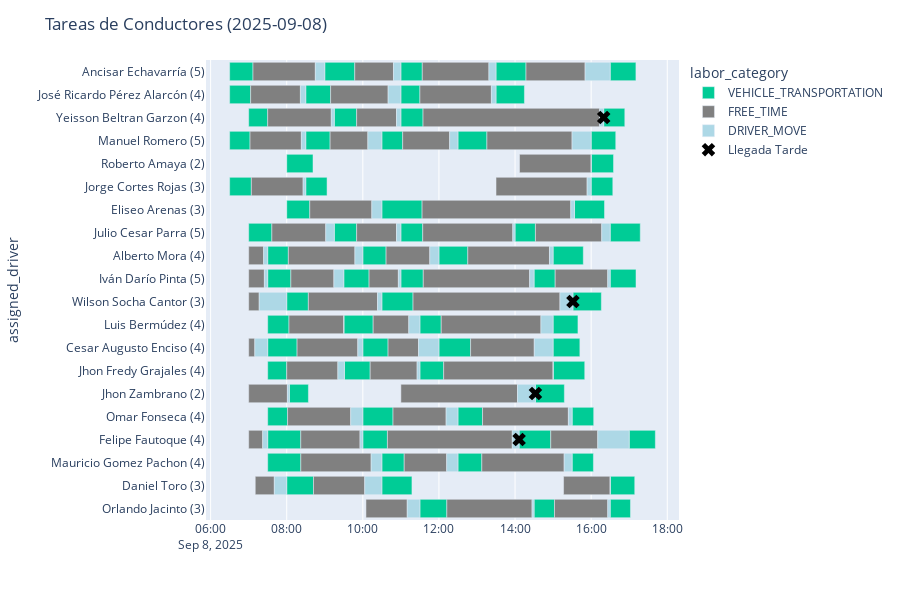
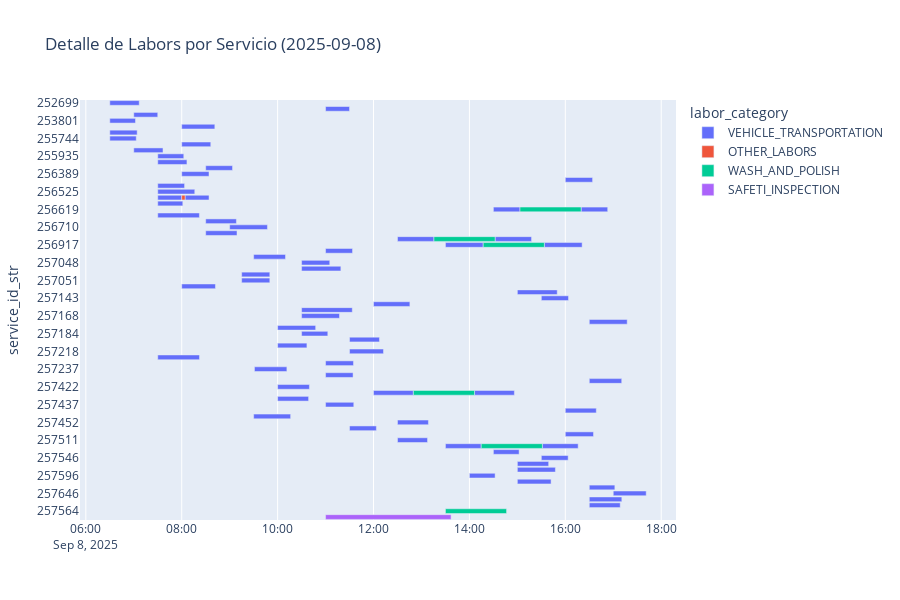

Source (notebook cell) for these figures, in order:
### Code cell
plot_results(labors_algo_df[(labors_algo_df['schedule_date'].dt.day==8) & 
                (labors_algo_df['city']=='149')], 
             moves_algo_df[(moves_algo_df['schedule_date'].dt.day==8) & 
               (moves_algo_df['city']=='149')], 
             day_str, TIEMPO_GRACIA, assignment_type='algorithm')

### Figure 1 — Plotly figure (JSON) as saved in the notebook; plotly's stock layout.template omitted (floating-point values rounded to 4 significant figures; data arrays with more than 128 entries replaced by an {"elided": "..."} marker saying what was removed)
{"data": [{"base": ["2025-09-08T06:30:00.000000000", "2025-09-08T11:00:00.000000000", "2025-09-08T07:00:00.000000000", "2025-09-08T06:30:00.000000000", "2025-09-08T08:00:00.000000000", "2025-09-08T06:30:00.000000000", "2025-09-08T06:30:00.000000000", "2025-09-08T08:00:00.000000000", "2025-09-08T07:00:00.000000000", "2025-09-08T07:30:00.000000000", "2025-09-08T07:30:00.000000000", "2025-09-08T08:30:00.000000000", "2025-09-08T08:00:00.000000000", "2025-09-08T16:00:00.000000000", "2025-09-08T07:30:00.000000000", "2025-09-08T07:30:00.000000000", "2025-09-08T07:30:00.000000000", "2025-09-08T08:04:11.178571000", "2025-09-08T07:30:00.000000000", "2025-09-08T14:30:00.000000000", "2025-09-08T16:19:46.160397000", "2025-09-08T07:30:00.000000000", "2025-09-08T08:30:00.000000000", "2025-09-08T09:00:00.000000000", "2025-09-08T08:30:00.000000000", "2025-09-08T12:30:00.000000000", "2025-09-08T14:32:07.456654000", "2025-09-08T13:30:00.000000000", "2025-09-08T15:33:46.510006000", "2025-09-08T11:00:00.000000000", "2025-09-08T09:30:00.000000000", "2025-09-08T10:30:00.000000000", "2025-09-08T10:30:00.000000000", "2025-09-08T09:15:00.000000000", "2025-09-08T09:15:00.000000000", "2025-09-08T08:00:00.000000000", "2025-09-08T15:00:00.000000000", "2025-09-08T15:30:00.000000000", "2025-09-08T12:00:00.000000000", "2025-09-08T10:30:00.000000000", "2025-09-08T10:30:00.000000000", "2025-09-08T16:30:00.000000000", "2025-09-08T10:00:00.000000000", "2025-09-08T10:30:00.000000000", "2025-09-08T11:30:00.000000000", "2025-09-08T10:00:00.000000000", "2025-09-08T11:30:00.000000000", "2025-09-08T07:30:00.000000000", "2025-09-08T11:00:00.000000000", "2025-09-08T09:31:00.000000000", "2025-09-08T11:00:00.000000000", "2025-09-08T16:30:00.000000000", "2025-09-08T10:00:00.000000000", "2025-09-08T12:00:00.000000000", "2025-09-08T14:06:23.091181000", "2025-09-08T10:00:00.000000000", "2025-09-08T11:00:00.000000000", "2025-09-08T16:00:00.000000000", "2025-09-08T09:30:00.000000000", "2025-09-08T12:30:00.000000000", "2025-09-08T11:30:00.000000000", "2025-09-08T16:00:00.000000000", "2025-09-08T12:30:00.000000000", "2025-09-08T13:30:00.000000000", "2025-09-08T15:31:16.890199000", "2025-09-08T14:30:00.000000000", "2025-09-08T15:30:00.000000000", "2025-09-08T15:00:00.000000000", "2025-09-08T15:00:00.000000000", "2025-09-08T14:00:00.000000000", "2025-09-08T15:00:00.000000000", "2025-09-08T16:30:00.000000000", "2025-09-08T17:00:00.000000000", "2025-09-08T16:30:00.000000000", "2025-09-08T16:30:00.000000000"], "customdata": {"elided": "75x7 mixed values"}, "hovertemplate": "labor_category=VEHICLE_TRANSPORTATION<br>actual_start=%{base}<br>actual_end=%{x}<br>assigned_driver=%{y}<br>labor_name=%{customdata[0]}<br>service_id=%{customdata[1]}<br>labor_id=%{customdata[2]}<br>schedule_date=%{customdata[3]}<br>duration_min=%{customdata[4]}<br>start_point=%{customdata[5]}<br>end_point=%{customdata[6]}<extra></extra>", "legendgroup": "VEHICLE_TRANSPORTATION", "marker": {"color": "#00cc96", "pattern": {"shape": ""}}, "name": "VEHICLE_TRANSPORTATION", "orientation": "h", "showlegend": true, "textposition": "auto", "type": "bar", "x": [2209341, 1800000, 1800000, 1929234, 2485302, 2055137, 1985794, 2180688, 2193664, 1954297, 2192052, 2014711, 2047620, 2047620, 2013977, 2779616, 1800000, 1800000, 1881480, 1996660, 1996660, 3128134, 2305302, 2836025, 2350204, 2737956, 2737956, 2837010, 2837010, 2024387, 2391934, 2113950, 2948964, 2113950, 2113950, 2531650, 2993099, 2040565, 2730190, 3806017, 2845318, 2845318, 2856319, 1968252, 2245987, 2199671, 2547220, 3132656, 2095266, 2434847, 2064670, 2434847, 2387528, 2993591, 2993591, 2326514, 2117905, 2326514, 2777557, 2323001, 2015814, 2116836, 2255774, 2687390, 2687390, 1930784, 2013977, 2350204, 2856319, 1929234, 2531650, 1918887, 2472841, 2443017, 2323001], "xaxis": "x", "y": ["Ancisar Echavarría", "José Ricardo Pérez Alarcón", "Yeisson Beltran Garzon", "Manuel Romero", "Roberto Amaya", "Jorge Cortes Rojas", "José Ricardo Pérez Alarcón", "Eliseo Arenas", "Julio Cesar Parra", "Alberto Mora", "Iván Darío Pinta", "Jorge Cortes Rojas", "Wilson Socha Cantor", "Jorge Cortes Rojas", "Luis Bermúdez", "Cesar Augusto Enciso", "Jhon Fredy Grajales", "Jhon Zambrano", "Omar Fonseca", "Iván Darío Pinta", "Yeisson Beltran Garzon", "Felipe Fautoque", "Manuel Romero", "Ancisar Echavarría", "José Ricardo Pérez Alarcón", "Manuel Romero", "Jhon Zambrano", "Ancisar Echavarría", "Eliseo Arenas", "Ancisar Echavarría", "Iván Darío Pinta", "Mauricio Gomez Pachon", "Wilson Socha Cantor", "Yeisson Beltran Garzon", "Julio Cesar Parra", "Daniel Toro", "Jhon Fredy Grajales", "Omar Fonseca", "Alberto Mora", "Eliseo Arenas", "Daniel Toro", "Julio Cesar Parra", "Omar Fonseca", "Manuel Romero", "Jhon Fredy Grajales", "Alberto Mora", "Orlando Jacinto", "Mauricio Gomez Pachon", "Yeisson Beltran Garzon", "Jhon Fredy Grajales", "Julio Cesar Parra", "Ancisar Echavarría", "Cesar Augusto Enciso", "Cesar Augusto Enciso", "Felipe Fautoque", "Felipe Fautoque", "Iván Darío Pinta", "Manuel Romero", "Luis Bermúdez", "Omar Fonseca", "Luis Bermúdez", "Roberto Amaya", "Mauricio Gomez Pachon", "José Ricardo Pérez Alarcón", "Wilson Socha Cantor", "Orlando Jacinto", "Mauricio Gomez Pachon", "Luis Bermúdez", "Alberto Mora", "Julio Cesar Parra", "Cesar Augusto Enciso", "Orlando Jacinto", "Felipe Fautoque", "Iván Darío Pinta", "Daniel Toro"], "yaxis": "y"}, {"base": ["2025-09-08T09:09:10.204229000", "2025-09-08T07:00:00.000000000", "2025-09-08T07:00:00.000000000", "2025-09-08T07:04:15.137352000", "2025-09-08T07:00:00.000000000", "2025-09-08T13:30:00.000000000", "2025-09-08T07:00:00.000000000", "2025-09-08T07:00:00.000000000", "2025-09-08T11:35:17.905676000", "2025-09-08T11:34:55.266425000", "2025-09-08T07:00:00.000000000", "2025-09-08T07:02:09.234947000", "2025-09-08T07:06:49.341372000", "2025-09-08T07:03:05.794168000", "2025-09-08T11:02:48.252479000", "2025-09-08T11:00:00.000000000", "2025-09-08T11:33:44.387354000", "2025-09-08T11:33:26.017042000", "2025-09-08T09:47:16.025685000", "2025-09-08T08:06:32.052476000", "2025-09-08T08:22:12.656121000", "2025-09-08T08:34:07.620731000", "2025-09-08T07:30:00.000000000", "2025-09-08T07:36:33.664472000", "2025-09-08T07:10:21.700330000", "2025-09-08T12:07:25.987854000", "2025-09-08T13:08:43.001707000", "2025-09-08T10:36:39.671310000", "2025-09-08T08:36:20.688437000", "2025-09-08T08:42:11.650872000", "2025-09-08T14:32:09.234947000", "2025-09-08T08:01:21.480843000", "2025-09-08T09:08:25.302674000", "2025-09-08T10:11:34.847390000", "2025-09-08T08:02:34.297504000", "2025-09-08T10:04:54.362198000", "2025-09-08T09:50:13.950453000", "2025-09-08T08:00:00.000000000", "2025-09-08T09:50:13.950453000", "2025-09-08T14:17:17.010006000", "2025-09-08T08:16:19.616365000", "2025-09-08T10:39:47.528932000", "2025-09-08T10:38:46.514274000", "2025-09-08T08:22:08.134225000", "2025-09-08T10:09:51.934804000", "2025-09-08T13:15:37.956654000", "2025-09-08T08:03:33.977298000", "2025-09-08T10:47:36.319204000", "2025-09-08T10:16:17.557341000", "2025-09-08T14:07:04.000000000", "2025-09-08T11:05:13.950453000", "2025-09-08T11:30:00.000000000", "2025-09-08T11:19:08.964598000", "2025-09-08T12:12:27.220588000", "2025-09-08T13:07:35.774909000", "2025-09-08T12:03:35.814665000", "2025-09-08T12:45:30.190479000", "2025-09-08T11:34:24.670432000", "2025-09-08T12:49:53.591181000", "2025-09-08T15:02:10.784165000", "2025-09-08T14:56:16.682362000", "2025-09-08T15:03:16.660397000", "2025-09-08T15:16:29.500000000"], "customdata": {"elided": "63x7 mixed values"}, "hovertemplate": "labor_category=FREE_TIME<br>actual_start=%{base}<br>actual_end=%{x}<br>assigned_driver=%{y}<br>labor_name=%{customdata[0]}<br>service_id=%{customdata[1]}<br>labor_id=%{customdata[2]}<br>schedule_date=%{customdata[3]}<br>duration_min=%{customdata[4]}<br>start_point=%{customdata[5]}<br>end_point=%{customdata[6]}<extra></extra>", "legendgroup": "FREE_TIME", "marker": {"color": "gray", "pattern": {"shape": ""}}, "name": "FREE_TIME", "orientation": "h", "showlegend": true, "textposition": "auto", "type": "bar", "x": [5439365, 1414552, 1485156, 4895550, 996295, 8616093, 582482, 3663331, 10063889, 16715422, 1326096, 4853532, 5896183, 4709549, 4445668, 11031398, 6303849, 14067114, 3662130, 4069002, 6653314, 6541328, 6015650, 5098976, 1804164, 10354012, 8122005, 4135739, 5870238, 4848314, 6272352, 5971449, 3570278, 4439904, 6296188, 3906426, 3770562, 4836795, 3770562, 5589303, 5744681, 2882514, 11812208, 5602347, 2768514, 8053885, 5185940, 5022057, 3369985, 6776000, 4019729, 6760471, 13898462, 8059994, 7791146, 9432248, 7726829, 8522963, 6023361, 5041268, 4448315, 4972718, 4410500], "xaxis": "x", "y": ["José Ricardo Pérez Alarcón", "Alberto Mora", "Iván Darío Pinta", "Jorge Cortes Rojas", "Wilson Socha Cantor", "Jorge Cortes Rojas", "Cesar Augusto Enciso", "Jhon Zambrano", "Iván Darío Pinta", "Yeisson Beltran Garzon", "Felipe Fautoque", "Manuel Romero", "Ancisar Echavarría", "José Ricardo Pérez Alarcón", "Manuel Romero", "Jhon Zambrano", "Ancisar Echavarría", "Eliseo Arenas", "Ancisar Echavarría", "Iván Darío Pinta", "Mauricio Gomez Pachon", "Wilson Socha Cantor", "Yeisson Beltran Garzon", "Julio Cesar Parra", "Daniel Toro", "Jhon Fredy Grajales", "Omar Fonseca", "Alberto Mora", "Eliseo Arenas", "Daniel Toro", "Julio Cesar Parra", "Omar Fonseca", "Manuel Romero", "Jhon Fredy Grajales", "Alberto Mora", "Orlando Jacinto", "Yeisson Beltran Garzon", "Jhon Fredy Grajales", "Julio Cesar Parra", "Ancisar Echavarría", "Cesar Augusto Enciso", "Cesar Augusto Enciso", "Felipe Fautoque", "Felipe Fautoque", "Iván Darío Pinta", "Manuel Romero", "Luis Bermúdez", "Omar Fonseca", "Luis Bermúdez", "Roberto Amaya", "Mauricio Gomez Pachon", "José Ricardo Pérez Alarcón", "Wilson Socha Cantor", "Orlando Jacinto", "Mauricio Gomez Pachon", "Luis Bermúdez", "Alberto Mora", "Julio Cesar Parra", "Cesar Augusto Enciso", "Orlando Jacinto", "Felipe Fautoque", "Iván Darío Pinta", "Daniel Toro"], "yaxis": "y"}, {"base": ["2025-09-08T10:39:49.569683000", "2025-09-08T07:23:34.552121000", "2025-09-08T07:24:45.156273000", "2025-09-08T08:25:50.687487000", "2025-09-08T07:16:36.295868000", "2025-09-08T15:53:36.093032000", "2025-09-08T07:09:42.482587000", "2025-09-08T08:01:03.331284000", "2025-09-08T14:23:01.794949000", "2025-09-08T16:13:30.688703000", "2025-09-08T07:22:06.096542000", "2025-09-08T08:23:02.767149000", "2025-09-08T08:45:05.524465000", "2025-09-08T08:21:35.343903000", "2025-09-08T12:16:53.920827000", "2025-09-08T14:03:51.398977000", "2025-09-08T13:18:48.236932000", "2025-09-08T15:27:53.131967000", "2025-09-08T10:48:18.156493000", "2025-09-08T09:14:21.055007000", "2025-09-08T10:13:05.970914000", "2025-09-08T10:23:08.949405000", "2025-09-08T09:10:15.650477000", "2025-09-08T09:01:32.640514000", "2025-09-08T07:40:25.865153000", "2025-09-08T15:00:00.000000000", "2025-09-08T15:24:05.007303000", "2025-09-08T11:45:35.410832000", "2025-09-08T10:14:10.927435000", "2025-09-08T10:02:59.965816000", "2025-09-08T16:16:41.587884000", "2025-09-08T09:40:52.930785000", "2025-09-08T10:07:55.581048000", "2025-09-08T11:25:34.752057000", "2025-09-08T09:47:30.486032000", "2025-09-08T11:10:00.788288000", "2025-09-08T10:53:04.513019000", "2025-09-08T09:20:36.795333000", "2025-09-08T10:53:04.513019000", "2025-09-08T15:50:26.313733000", "2025-09-08T09:52:04.298165000", "2025-09-08T11:27:50.043626000", "2025-09-08T13:55:38.723006000", "2025-09-08T09:55:30.481649000", "2025-09-08T10:56:00.449551000", "2025-09-08T15:29:51.842510000", "2025-09-08T09:29:59.918181000", "2025-09-08T12:11:18.377057000", "2025-09-08T11:12:27.543259000", "2025-09-08T16:00:00.000000000", "2025-09-08T12:12:13.680040000", "2025-09-08T13:22:40.471002000", "2025-09-08T15:10:47.426618000", "2025-09-08T14:26:47.215008000", "2025-09-08T15:17:26.921653000", "2025-09-08T14:40:48.062961000", "2025-09-08T14:54:17.019589000", "2025-09-08T13:56:27.633962000", "2025-09-08T14:30:16.952693000", "2025-09-08T16:26:12.052921000", "2025-09-08T16:10:24.997742000", "2025-09-08T16:26:09.378673000", "2025-09-08T16:30:00.000000000"], "customdata": {"elided": "63x7 mixed values"}, "hovertemplate": "labor_category=DRIVER_MOVE<br>actual_start=%{base}<br>actual_end=%{x}<br>assigned_driver=%{y}<br>labor_name=%{customdata[0]}<br>service_id=%{customdata[1]}<br>labor_id=%{customdata[2]}<br>schedule_date=%{customdata[3]}<br>duration_min=%{customdata[4]}<br>start_point=%{customdata[5]}<br>end_point=%{customdata[6]}<extra></extra>", "legendgroup": "DRIVER_MOVE", "marker": {"color": "lightblue", "pattern": {"shape": ""}}, "name": "DRIVER_MOVE", "orientation": "h", "showlegend": true, "textposition": "auto", "type": "bar", "x": [1210430, 385447, 314843, 249312, 2603704, 383906, 1217517, 187847, 418205, 375471, 473903, 417232, 894475, 504656, 786079, 1696057, 671763, 353378, 701843, 938944, 1014029, 411050, 284349, 807359, 1174134, 0, 354992, 864589, 949072, 1620034, 798412, 1147069, 1324418, 265247, 749513, 1199211, 415486, 623204, 415486, 2373686, 475701, 1929956, 644368, 269518, 239550, 1808157, 81, 1121622, 1052456, 0, 1066319, 439528, 1229463, 192784, 753078, 1151937, 342980, 212366, 1783047, 227947, 2975002, 230621, 0], "xaxis": "x", "y": ["José Ricardo Pérez Alarcón", "Alberto Mora", "Iván Darío Pinta", "Jorge Cortes Rojas", "Wilson Socha Cantor", "Jorge Cortes Rojas", "Cesar Augusto Enciso", "Jhon Zambrano", "Iván Darío Pinta", "Yeisson Beltran Garzon", "Felipe Fautoque", "Manuel Romero", "Ancisar Echavarría", "José Ricardo Pérez Alarcón", "Manuel Romero", "Jhon Zambrano", "Ancisar Echavarría", "Eliseo Arenas", "Ancisar Echavarría", "Iván Darío Pinta", "Mauricio Gomez Pachon", "Wilson Socha Cantor", "Yeisson Beltran Garzon", "Julio Cesar Parra", "Daniel Toro", "Jhon Fredy Grajales", "Omar Fonseca", "Alberto Mora", "Eliseo Arenas", "Daniel Toro", "Julio Cesar Parra", "Omar Fonseca", "Manuel Romero", "Jhon Fredy Grajales", "Alberto Mora", "Orlando Jacinto", "Yeisson Beltran Garzon", "Jhon Fredy Grajales", "Julio Cesar Parra", "Ancisar Echavarría", "Cesar Augusto Enciso", "Cesar Augusto Enciso", "Felipe Fautoque", "Felipe Fautoque", "Iván Darío Pinta", "Manuel Romero", "Luis Bermúdez", "Omar Fonseca", "Luis Bermúdez", "Roberto Amaya", "Mauricio Gomez Pachon", "José Ricardo Pérez Alarcón", "Wilson Socha Cantor", "Orlando Jacinto", "Mauricio Gomez Pachon", "Luis Bermúdez", "Alberto Mora", "Julio Cesar Parra", "Cesar Augusto Enciso", "Orlando Jacinto", "Felipe Fautoque", "Iván Darío Pinta", "Daniel Toro"], "yaxis": "y"}, {"customdata": [[256600.0, 352900.0, 64.8], [256900.0, 353200.0, 77.1], [257400.0, 353700.0, 81.4], [257500.0, 353800.0, 76.3]], "hovertemplate": "Llegada Tarde<br>Servicio: %{customdata[0]}<br>Labor: %{customdata[1]}<br>Retraso: %{customdata[2]} min<extra></extra>", "legendgroup": "Llegada Tarde", "marker": {"color": "black", "size": 12, "symbol": "x"}, "mode": "markers", "name": "Llegada Tarde", "type": "scatter", "x": ["2025-09-08T16:19:46.160397000", "2025-09-08T14:32:07.456654000", "2025-09-08T14:06:23.091181000", "2025-09-08T15:31:16.890199000"], "y": ["Yeisson Beltran Garzon", "Jhon Zambrano", "Felipe Fautoque", "Wilson Socha Cantor"]}], "layout": {"barmode": "overlay", "height": 600, "legend": {"title": {"text": "labor_category"}, "tracegroupgap": 0}, "margin": {"t": 60}, "title": {"text": "Tareas de Conductores (2025-09-08)"}, "xaxis": {"anchor": "y", "domain": [0, 1], "type": "date"}, "yaxis": {"anchor": "x", "autorange": "reversed", "categoryarray": ["Ancisar Echavarría", "José Ricardo Pérez Alarcón", "Yeisson Beltran Garzon", "Manuel Romero", "Roberto Amaya", "Jorge Cortes Rojas", "Eliseo Arenas", "Julio Cesar Parra", "Alberto Mora", "Iván Darío Pinta", "Wilson Socha Cantor", "Luis Bermúdez", "Cesar Augusto Enciso", "Jhon Fredy Grajales", "Jhon Zambrano", "Omar Fonseca", "Felipe Fautoque", "Mauricio Gomez Pachon", "Daniel Toro", "Orlando Jacinto"], "categoryorder": "array", "domain": [0, 1], "ticktext": ["Ancisar Echavarría (5)", "José Ricardo Pérez Alarcón (4)", "Yeisson Beltran Garzon (4)", "Manuel Romero (5)", "Roberto Amaya (2)", "Jorge Cortes Rojas (3)", "Eliseo Arenas (3)", "Julio Cesar Parra (5)", "Alberto Mora (4)", "Iván Darío Pinta (5)", "Wilson Socha Cantor (3)", "Luis Bermúdez (4)", "Cesar Augusto Enciso (4)", "Jhon Fredy Grajales (4)", "Jhon Zambrano (2)", "Omar Fonseca (4)", "Felipe Fautoque (4)", "Mauricio Gomez Pachon (4)", "Daniel Toro (3)", "Orlando Jacinto (3)"], "tickvals": ["Ancisar Echavarría", "José Ricardo Pérez Alarcón", "Yeisson Beltran Garzon", "Manuel Romero", "Roberto Amaya", "Jorge Cortes Rojas", "Eliseo Arenas", "Julio Cesar Parra", "Alberto Mora", "Iván Darío Pinta", "Wilson Socha Cantor", "Luis Bermúdez", "Cesar Augusto Enciso", "Jhon Fredy Grajales", "Jhon Zambrano", "Omar Fonseca", "Felipe Fautoque", "Mauricio Gomez Pachon", "Daniel Toro", "Orlando Jacinto"], "title": {"text": "assigned_driver"}, "type": "category"}}}

### Figure 2 — Plotly figure (JSON) as saved in the notebook; plotly's stock layout.template omitted (floating-point values rounded to 4 significant figures; data arrays with more than 128 entries replaced by an {"elided": "..."} marker saying what was removed)
{"data": [{"base": ["2025-09-08T06:30:00.000000000", "2025-09-08T11:00:00.000000000", "2025-09-08T07:00:00.000000000", "2025-09-08T06:30:00.000000000", "2025-09-08T08:00:00.000000000", "2025-09-08T06:30:00.000000000", "2025-09-08T06:30:00.000000000", "2025-09-08T08:00:00.000000000", "2025-09-08T07:00:00.000000000", "2025-09-08T07:30:00.000000000", "2025-09-08T07:30:00.000000000", "2025-09-08T08:30:00.000000000", "2025-09-08T08:00:00.000000000", "2025-09-08T16:00:00.000000000", "2025-09-08T07:30:00.000000000", "2025-09-08T07:30:00.000000000", "2025-09-08T07:30:00.000000000", "2025-09-08T08:04:11.178571000", "2025-09-08T07:30:00.000000000", "2025-09-08T14:30:00.000000000", "2025-09-08T16:19:46.160397000", "2025-09-08T07:30:00.000000000", "2025-09-08T08:30:00.000000000", "2025-09-08T09:00:00.000000000", "2025-09-08T08:30:00.000000000", "2025-09-08T12:30:00.000000000", "2025-09-08T14:32:07.456654000", "2025-09-08T13:30:00.000000000", "2025-09-08T15:33:46.510006000", "2025-09-08T11:00:00.000000000", "2025-09-08T09:30:00.000000000", "2025-09-08T10:30:00.000000000", "2025-09-08T10:30:00.000000000", "2025-09-08T09:15:00.000000000", "2025-09-08T09:15:00.000000000", "2025-09-08T08:00:00.000000000", "2025-09-08T15:00:00.000000000", "2025-09-08T15:30:00.000000000", "2025-09-08T12:00:00.000000000", "2025-09-08T10:30:00.000000000", "2025-09-08T10:30:00.000000000", "2025-09-08T16:30:00.000000000", "2025-09-08T10:00:00.000000000", "2025-09-08T10:30:00.000000000", "2025-09-08T11:30:00.000000000", "2025-09-08T10:00:00.000000000", "2025-09-08T11:30:00.000000000", "2025-09-08T07:30:00.000000000", "2025-09-08T11:00:00.000000000", "2025-09-08T09:31:00.000000000", "2025-09-08T11:00:00.000000000", "2025-09-08T16:30:00.000000000", "2025-09-08T10:00:00.000000000", "2025-09-08T12:00:00.000000000", "2025-09-08T14:06:23.091181000", "2025-09-08T10:00:00.000000000", "2025-09-08T11:00:00.000000000", "2025-09-08T16:00:00.000000000", "2025-09-08T09:30:00.000000000", "2025-09-08T12:30:00.000000000", "2025-09-08T11:30:00.000000000", "2025-09-08T16:00:00.000000000", "2025-09-08T12:30:00.000000000", "2025-09-08T13:30:00.000000000", "2025-09-08T15:31:16.890199000", "2025-09-08T14:30:00.000000000", "2025-09-08T15:30:00.000000000", "2025-09-08T15:00:00.000000000", "2025-09-08T15:00:00.000000000", "2025-09-08T14:00:00.000000000", "2025-09-08T15:00:00.000000000", "2025-09-08T16:30:00.000000000", "2025-09-08T17:00:00.000000000", "2025-09-08T16:30:00.000000000", "2025-09-08T16:30:00.000000000"], "customdata": {"elided": "75x2 str values"}, "hovertemplate": "labor_category=VEHICLE_TRANSPORTATION<br>actual_start=%{base}<br>actual_end=%{x}<br>service_id_str=%{y}<br>driver_label=%{customdata[0]}<br>labor_name=%{customdata[1]}<extra></extra>", "legendgroup": "VEHICLE_TRANSPORTATION", "marker": {"color": "#636efa", "pattern": {"shape": ""}}, "name": "VEHICLE_TRANSPORTATION", "orientation": "h", "showlegend": true, "textposition": "auto", "type": "bar", "x": [2209341, 1800000, 1800000, 1929234, 2485302, 2055137, 1985794, 2180688, 2193664, 1954297, 2192052, 2014711, 2047620, 2047620, 2013977, 2779616, 1800000, 1800000, 1881480, 1996660, 1996660, 3128134, 2305302, 2836025, 2350204, 2737956, 2737956, 2837010, 2837010, 2024387, 2391934, 2113950, 2948964, 2113950, 2113950, 2531650, 2993099, 2040565, 2730190, 3806017, 2845318, 2845318, 2856319, 1968252, 2245987, 2199671, 2547220, 3132656, 2095266, 2434847, 2064670, 2434847, 2387528, 2993591, 2993591, 2326514, 2117905, 2326514, 2777557, 2323001, 2015814, 2116836, 2255774, 2687390, 2687390, 1930784, 2013977, 2350204, 2856319, 1929234, 2531650, 1918887, 2472841, 2443017, 2323001], "xaxis": "x", "y": ["252699", "253024", "253604", "253801", "253836", "255227", "255744", "255833", "255839", "255935", "256082", "256381", "256389", "256393", "256503", "256525", "256535", "256535", "256611", "256619", "256619", "256640", "256645", "256710", "256719", "256887", "256887", "256917", "256917", "256958", "257027", "257048", "257049", "257050", "257051", "257077", "257096", "257143", "257151", "257161", "257168", "257169", "257170", "257184", "257193", "257198", "257218", "257223", "257227", "257237", "257238", "257241", "257422", "257424", "257424", "257435", "257437", "257445", "257448", "257452", "257461", "257478", "257511", "257512", "257512", "257514", "257546", "257571", "257579", "257596", "257598", "257638", "257646", "257665", "257679"], "yaxis": "y"}, {"base": ["2025-09-08T08:00:00.000000000"], "customdata": [["on site", "Tanqueo Terpel (Corriente)"]], "hovertemplate": "labor_category=OTHER_LABORS<br>actual_start=%{base}<br>actual_end=%{x}<br>service_id_str=%{y}<br>driver_label=%{customdata[0]}<br>labor_name=%{customdata[1]}<extra></extra>", "legendgroup": "OTHER_LABORS", "marker": {"color": "#EF553B", "pattern": {"shape": ""}}, "name": "OTHER_LABORS", "orientation": "h", "showlegend": true, "textposition": "auto", "type": "bar", "x": [251178], "xaxis": "x", "y": ["256535"], "yaxis": "y"}, {"base": ["2025-09-08T15:03:16.660397000", "2025-09-08T13:15:37.956654000", "2025-09-08T14:17:17.010006000", "2025-09-08T12:49:53.591181000", "2025-09-08T14:14:47.390199000", "2025-09-08T13:30:00.000000000"], "customdata": [["on site", "Wash and Polish"], ["on site", "Wash and Polish"], ["on site", "Wash and Polish"], ["on site", "Wash and Polish"], ["on site", "Wash and Polish"], ["on site", "Wash and Polish"]], "hovertemplate": "labor_category=WASH_AND_POLISH<br>actual_start=%{base}<br>actual_end=%{x}<br>service_id_str=%{y}<br>driver_label=%{customdata[0]}<br>labor_name=%{customdata[1]}<extra></extra>", "legendgroup": "WASH_AND_POLISH", "marker": {"color": "#00cc96", "pattern": {"shape": ""}}, "name": "WASH_AND_POLISH", "orientation": "h", "showlegend": true, "textposition": "auto", "type": "bar", "x": [4589500, 4589500, 4589500, 4589500, 4589500, 4589500], "xaxis": "x", "y": ["256619", "256887", "256917", "257424", "257512", "257564"], "yaxis": "y"}, {"base": ["2025-09-08T11:00:00.000000000"], "customdata": [["on site", "Tecnomecanica"]], "hovertemplate": "labor_category=SAFETI_INSPECTION<br>actual_start=%{base}<br>actual_end=%{x}<br>service_id_str=%{y}<br>driver_label=%{customdata[0]}<br>labor_name=%{customdata[1]}<extra></extra>", "legendgroup": "SAFETI_INSPECTION", "marker": {"color": "#ab63fa", "pattern": {"shape": ""}}, "name": "SAFETI_INSPECTION", "orientation": "h", "showlegend": true, "textposition": "auto", "type": "bar", "x": [9424000], "xaxis": "x", "y": ["257117"], "yaxis": "y"}], "layout": {"barmode": "overlay", "height": 600, "legend": {"title": {"text": "labor_category"}, "tracegroupgap": 0}, "title": {"text": "Detalle de Labors por Servicio (2025-09-08)"}, "xaxis": {"anchor": "y", "domain": [0, 1], "type": "date"}, "yaxis": {"anchor": "x", "autorange": "reversed", "domain": [0, 1], "title": {"text": "service_id_str"}, "type": "category"}}}
